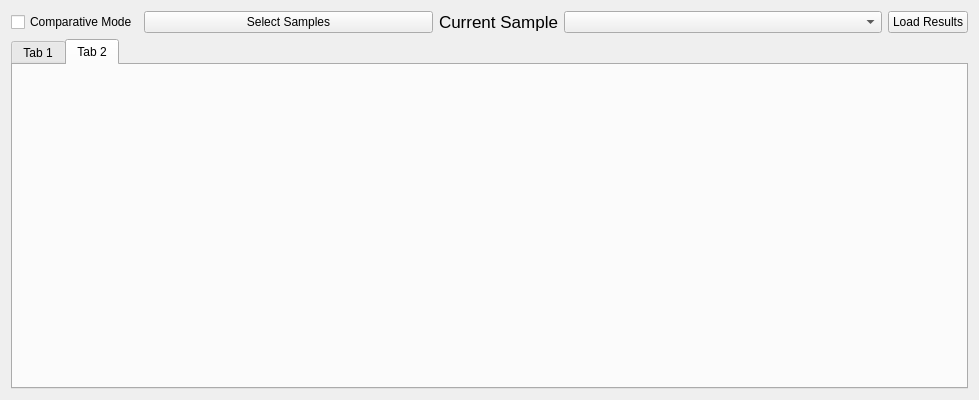
<?xml version="1.0" encoding="UTF-8"?>
<ui version="4.0">
 <class>ResultWindow</class>
 <widget class="QWidget" name="ResultWindow">
  <property name="geometry">
   <rect>
    <x>0</x>
    <y>0</y>
    <width>979</width>
    <height>400</height>
   </rect>
  </property>
  <property name="sizePolicy">
   <sizepolicy hsizetype="Expanding" vsizetype="Expanding">
    <horstretch>0</horstretch>
    <verstretch>0</verstretch>
   </sizepolicy>
  </property>
  <property name="windowTitle">
   <string>Form</string>
  </property>
  <layout class="QGridLayout" name="gridLayout">
   <item row="0" column="0">
    <layout class="QHBoxLayout" name="horizontalLayout_3">
     <item>
      <layout class="QHBoxLayout" name="horizontalLayout">
       <item>
        <widget class="QCheckBox" name="checkComparativeMode">
         <property name="sizePolicy">
          <sizepolicy hsizetype="Minimum" vsizetype="Fixed">
           <horstretch>1</horstretch>
           <verstretch>0</verstretch>
          </sizepolicy>
         </property>
         <property name="text">
          <string>Comparative Mode</string>
         </property>
        </widget>
       </item>
       <item>
        <widget class="QPushButton" name="selectSamplesButton">
         <property name="sizePolicy">
          <sizepolicy hsizetype="Minimum" vsizetype="Fixed">
           <horstretch>1</horstretch>
           <verstretch>0</verstretch>
          </sizepolicy>
         </property>
         <property name="minimumSize">
          <size>
           <width>289</width>
           <height>0</height>
          </size>
         </property>
         <property name="text">
          <string>Select Samples</string>
         </property>
         <property name="default">
          <bool>false</bool>
         </property>
         <property name="flat">
          <bool>false</bool>
         </property>
        </widget>
       </item>
      </layout>
     </item>
     <item>
      <layout class="QHBoxLayout" name="horizontalLayout_2">
       <item>
        <widget class="QLabel" name="currentSampleLabel">
         <property name="sizePolicy">
          <sizepolicy hsizetype="MinimumExpanding" vsizetype="Preferred">
           <horstretch>0</horstretch>
           <verstretch>0</verstretch>
          </sizepolicy>
         </property>
         <property name="font">
          <font>
           <pointsize>13</pointsize>
          </font>
         </property>
         <property name="text">
          <string>Current Sample</string>
         </property>
         <property name="alignment">
          <set>Qt::AlignCenter</set>
         </property>
        </widget>
       </item>
       <item>
        <widget class="QComboBox" name="sampleSelect">
         <property name="sizePolicy">
          <sizepolicy hsizetype="Preferred" vsizetype="Fixed">
           <horstretch>1</horstretch>
           <verstretch>0</verstretch>
          </sizepolicy>
         </property>
         <property name="minimumSize">
          <size>
           <width>282</width>
           <height>0</height>
          </size>
         </property>
        </widget>
       </item>
       <item>
        <widget class="QPushButton" name="loadResults">
         <property name="text">
          <string>Load Results</string>
         </property>
        </widget>
       </item>
      </layout>
     </item>
    </layout>
   </item>
   <item row="2" column="0">
    <widget class="QTabWidget" name="resultTabs">
     <property name="enabled">
      <bool>true</bool>
     </property>
     <property name="currentIndex">
      <number>1</number>
     </property>
     <property name="usesScrollButtons">
      <bool>true</bool>
     </property>
     <widget class="QWidget" name="tab">
      <property name="enabled">
       <bool>false</bool>
      </property>
      <attribute name="title">
       <string>Tab 1</string>
      </attribute>
     </widget>
     <widget class="QWidget" name="tab_2">
      <attribute name="title">
       <string>Tab 2</string>
      </attribute>
     </widget>
    </widget>
   </item>
  </layout>
 </widget>
 <resources/>
 <connections/>
</ui>
